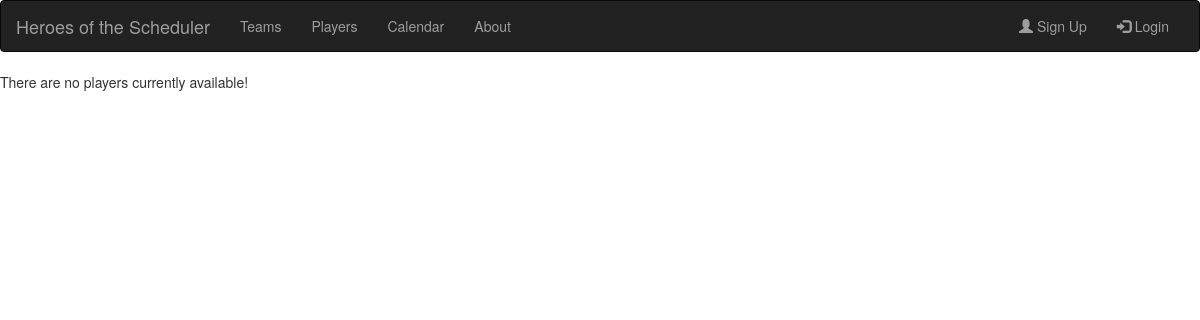
Before: /scheduler/players/ with the older database file.
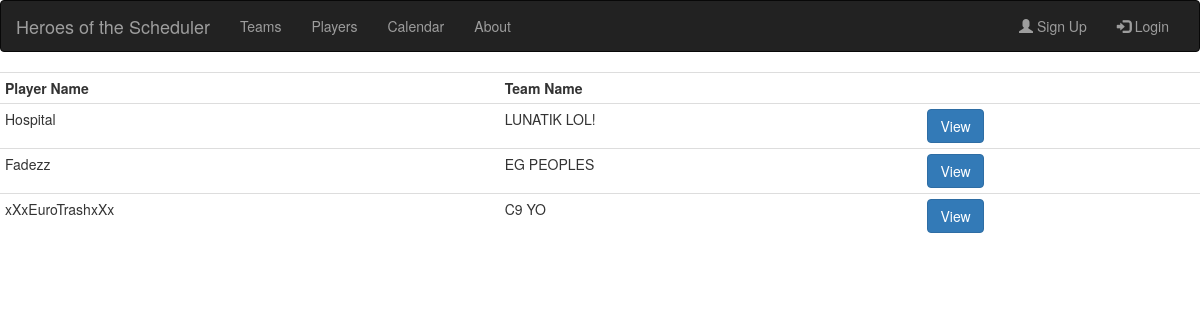
After: the same page with the newer database file.
### scheduler/models.py (models this page shows, shortened)
class Player(models.Model):
    player_name = models.CharField(max_length=50)
    team = models.ForeignKey(Team,null=True)
    roles = models.ManyToManyField(Role,null=True)
    user = models.OneToOneField(User)

class Team(models.Model):
    UNITED_STATES = "USA"
    EUROPE = "EUR"
    REGION_CHOICES = (
          (UNITED_STATES, "The United States"),
          (EUROPE, "Europe")
    )
    team_name = models.CharField(max_length=50,unique=True)
    region = models.CharField(max_length=3,choices=REGION_CHOICES)

### scheduler/views.py (the view)
class PlayerIndexView(generic.ListView):
    template_name = 'scheduler/players.html'
    context_object_name = 'active_players'
    def get_queryset(self):
        return Player.objects.all();

### scheduler/templates/scheduler/players.html
{% extends "base.html" %}
{% block content %}
    {% if active_players %}
        <table class="table table-condensed">
            <tr>
                <th>Player Name</th>
                <th>Team Name</th>
                <th/>
            </tr>
            {% for player in active_players %}
                <tr>
                    <td>{{player.player_name}}</td>
                    <td>{{player.team.team_name}}</td>
                    <td><a class="btn btn-primary" href="#"
                     role="button">View</a>
                     </td>
                </tr>
            {% endfor %}
        </table>
    {% else %}
        <p>There are no players currently available!</p>
    {% endif %}
{% endblock  %}

Changed rows visible on the page:
added Player: player_name "Hospital", team.team_name "LUNATIK LOL!"
added Player: player_name "Fadezz", team.team_name "EG PEOPLES"
added Player: player_name "xXxEuroTrashxXx", team.team_name "C9 YO"
Other visible differences:
text no longer shown: "There are no players currently available!"
text now shown: "Player Name Team Name"
